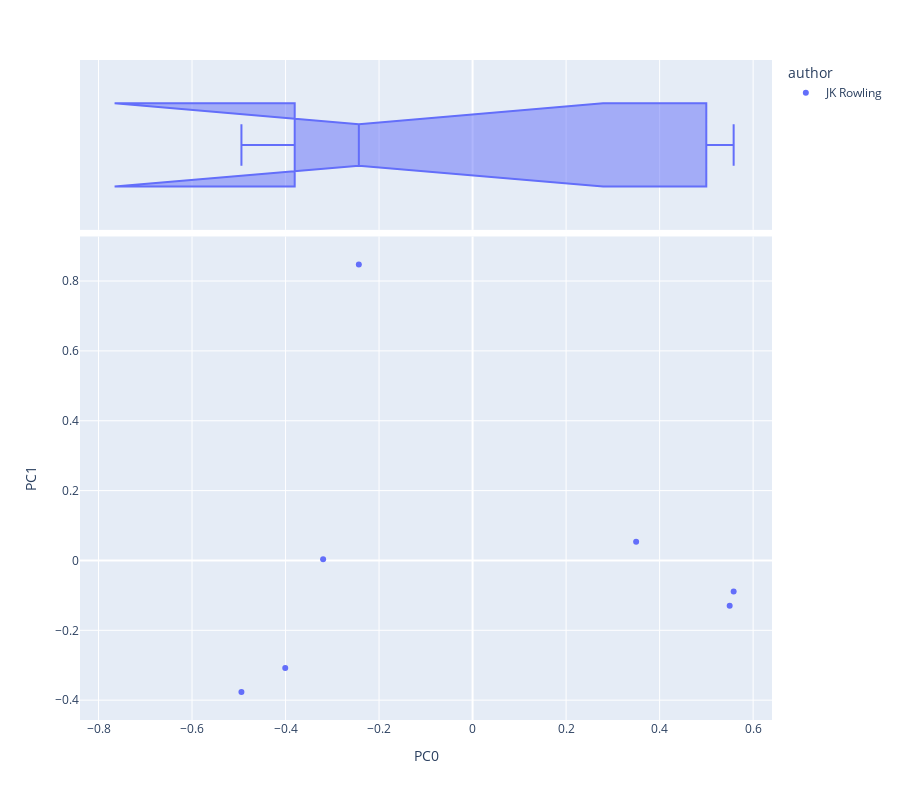

The notebook cell saved with this chart:
### Code cell
vis_pcs(DCM_sk, 0, 1)

### Figure 1 — Plotly figure (JSON) as saved in the notebook; plotly's stock layout.template omitted (floating-point values rounded to 4 significant figures)
{"data": [{"hovertemplate": "<b>%{hovertext}</b><br><br>author=JK Rowling<br>PC0=%{x}<br>PC1=%{y}<extra></extra>", "hovertext": ["JK Rowling-Chamber of Secrets-h", "JK Rowling-Deathly Hallows-e", "JK Rowling-Goblet of Fire-o", "JK Rowling-Half-Blood Prince-a", "JK Rowling-Order of the Phoenix-r", "JK Rowling-Prisoner of Azkaban-r", "JK Rowling-Sorcerer's Stone-o"], "legendgroup": "JK Rowling", "marker": {"color": "#636efa", "symbol": "circle"}, "mode": "markers", "name": "JK Rowling", "orientation": "v", "showlegend": true, "type": "scatter", "x": [0.5498, 0.3498, -0.3197, -0.2432, 0.5583, -0.4007, -0.4944], "xaxis": "x", "y": [-0.13, 0.05318, 0.003229, 0.8476, -0.08899, -0.3082, -0.3769], "yaxis": "y"}, {"alignmentgroup": "True", "hovertemplate": "<b>%{hovertext}</b><br><br>author=JK Rowling<br>PC0=%{x}<extra></extra>", "hovertext": ["JK Rowling-Chamber of Secrets-h", "JK Rowling-Deathly Hallows-e", "JK Rowling-Goblet of Fire-o", "JK Rowling-Half-Blood Prince-a", "JK Rowling-Order of the Phoenix-r", "JK Rowling-Prisoner of Azkaban-r", "JK Rowling-Sorcerer's Stone-o"], "legendgroup": "JK Rowling", "marker": {"color": "#636efa", "symbol": "circle"}, "name": "JK Rowling", "notched": true, "offsetgroup": "JK Rowling", "showlegend": false, "type": "box", "x": [0.5498, 0.3498, -0.3197, -0.2432, 0.5583, -0.4007, -0.4944], "xaxis": "x2", "yaxis": "y2"}], "layout": {"height": 800, "legend": {"title": {"text": "author"}, "tracegroupgap": 0}, "margin": {"t": 60}, "xaxis": {"anchor": "y", "domain": [0, 1], "title": {"text": "PC0"}}, "xaxis2": {"anchor": "y2", "domain": [0, 1], "matches": "x", "showgrid": true, "showticklabels": false}, "yaxis": {"anchor": "x", "domain": [0, 0.7326], "title": {"text": "PC1"}}, "yaxis2": {"anchor": "x2", "domain": [0.7426, 1], "matches": "y2", "showgrid": false, "showline": false, "showticklabels": false, "ticks": ""}}}
